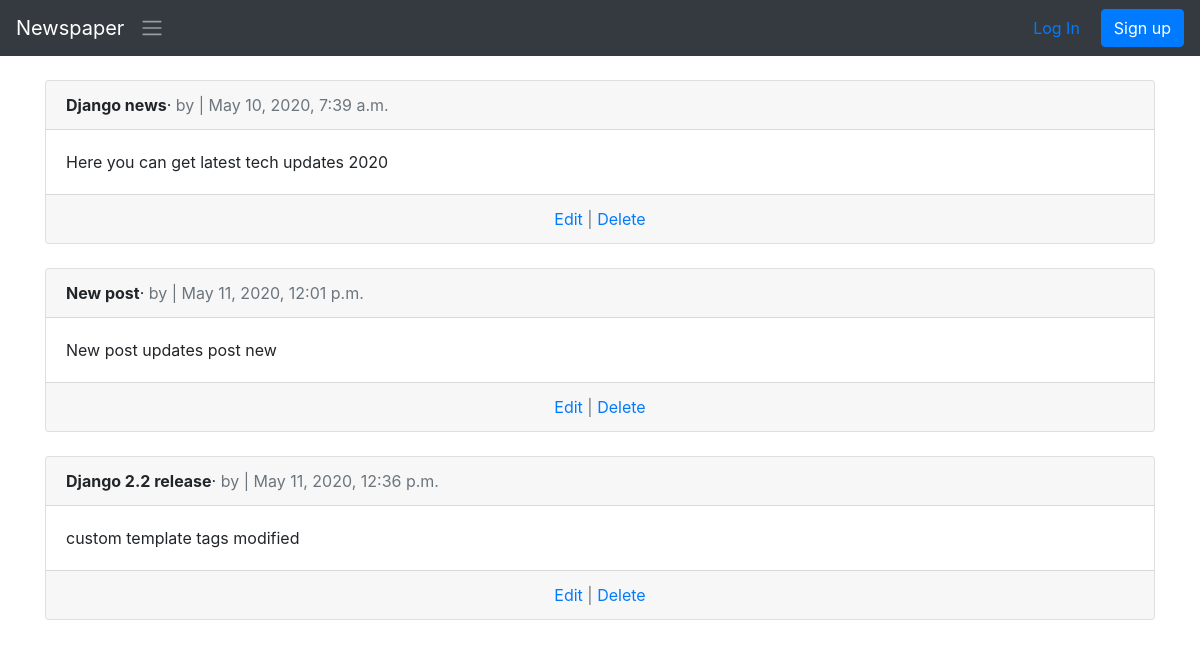
The app's page /article/ with its own data.
### articles/models.py (models this page shows, shortened)
class Article(models.Model):
    title=models.CharField(max_length=200)
    body=models.TextField()
    date=models.DateTimeField(auto_now_add=True)
    author=models.ForeignKey(get_user_model(),on_delete=models.CASCADE,)

### articles/views.py (the view)
# urls.py: path('',ArticleListView.as_view(),name='article_list'),
class ArticleListView(ListView):
    model=Article
    template_name='article_list.html'

### templates/article_list.html (shortened to what this page needs)
{% extends 'base.html'%}
{%block content%}
{%for article in object_list%}
<div class="card">
    <div class="card-header">
        <span class="font-weight-bold">{{article.title}}</span>&middot;
        <span class="text-muted">by{{author.name}} | {{article.date}}</span>
    </div>
    <div class="card-body">{{article.body}}</div>
    <div class="card-footer text-center text-muted">
        <a href="{% url 'article_update' article.pk %}">Edit</a> | <a href="{%url 'article_delete' article.pk%}">Delete</a>
    </div>
</div>
<br>
{%endfor%}
{%endblock content%}

### templates/base.html (shortened to what this page needs)
<!DOCTYPE html>
<html lang="en">
<head>
<link rel="stylesheet"
href="https://stackpath.bootstrapcdn.com/bootstrap/4.1.3/css/\bootstrap.min.css"integrity="sha384-MCw98/SFnGE8fJT3GXwEOngsV7Zt27NXFoaoApmYm81i\uXoPkFOJwJ8ERdknLPMO"crossorigin="anonymous">
</head>
<body>
<nav class="navbar navbar-expand-md navbar-dark bg-dark mb-4">
<a class="navbar-brand" href="{% url 'home'%}">Newspaper</a>
<span class="navbar-toggler-icon"></span>
<div class="collapse navbar-collapse" id="navbarCollapse">
{% if user.is_authenticated %}
<ul class="navbar-nav ml-auto">
<li class="nav-item">
<a class="nav-link dropdown-toggle" href="#"id="userMenu"data-toggle="dropdown" aria-haspopup="true"aria-expanded="false">
{{ user.username }}
</a>
<div class="dropdown-menu dropdown-menu-right"
aria-labelledby="userMenu">
<a class="dropdown-item"
href="{% url 'password_change'%}">Change
password</a>
<div class="dropdown-divider"></div>
<a class="dropdown-item" href="{% url 'logout'
%}">
Log Out</a>
</div>
</li>
</ul>
{% else %}
<form class="form-inline ml-auto">
<a href="{% url 'login' %}" class="btn btn-outlinesecondary">
Log In</a>
<a href="{% url 'signup' %}" class="btn btn-primary
ml-2">
Sign up</a>
</form>
{% endif %}
</div>
</nav>
<div class="container">
{% block content %}
{% endblock content %}
</div>
</body>
</html>

### records on screen
Article: title "Django news", date "May 10, 2020, 7:39 a.m.", body "Here you can get latest tech updates 2020"
Article: title "New post", date "May 11, 2020, 12:01 p.m.", body "New post updates post new"
Article: title "Django 2.2 release", date "May 11, 2020, 12:36 p.m.", body "custom template tags modified"
